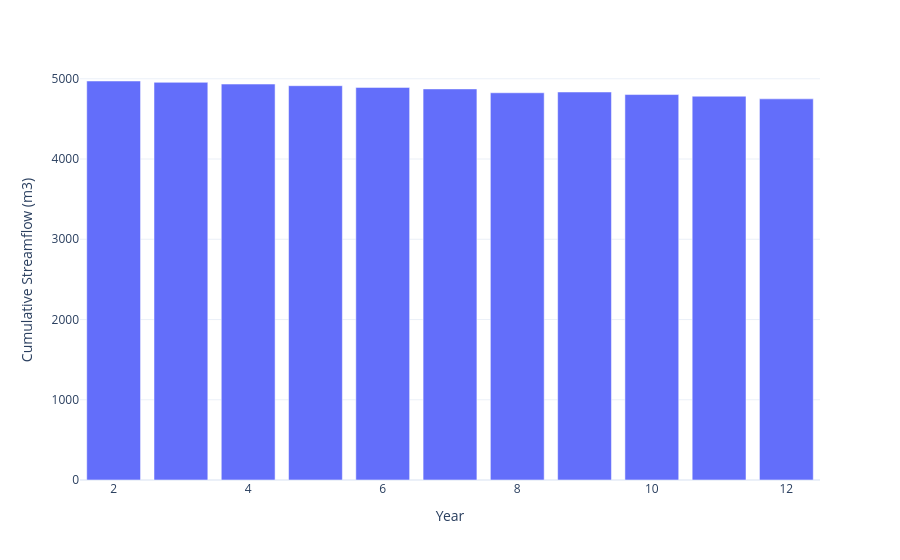

This figure's notebook cell:
### Code cell
fig = px.bar(x=years, y=cumulative_streamflows)

fig.update_xaxes(title="Year")
fig.update_yaxes(title="Cumulative Streamflow (m3)")
fig.show()

### Figure 1 — Plotly figure (JSON) as saved in the notebook; plotly's stock layout.template omitted (floating-point values rounded to 4 significant figures)
{"data": [{"hovertemplate": "x=%{x}<br>y=%{y}<extra></extra>", "legendgroup": "", "marker": {"color": "#636efa", "pattern": {"shape": ""}}, "name": "", "orientation": "v", "showlegend": false, "textposition": "auto", "type": "bar", "x": [2, 3, 4, 5, 6, 7, 8, 9, 10, 11, 12], "xaxis": "x", "y": [4972.0, 4956.0, 4934.0, 4914.0, 4893.0, 4874.0, 4826.0, 4835.0, 4803.0, 4783.0, 4750.0], "yaxis": "y"}], "layout": {"barmode": "relative", "legend": {"tracegroupgap": 0}, "margin": {"t": 60}, "xaxis": {"anchor": "y", "domain": [0, 1], "title": {"text": "Year"}}, "yaxis": {"anchor": "x", "domain": [0, 1], "title": {"text": "Cumulative Streamflow (m3)"}}}}
